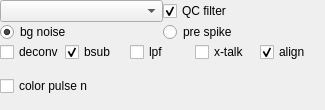
<?xml version="1.0" encoding="UTF-8"?>
<ui version="4.0">
 <class>Form</class>
 <widget class="QWidget" name="Form">
  <property name="geometry">
   <rect>
    <x>0</x>
    <y>0</y>
    <width>325</width>
    <height>110</height>
   </rect>
  </property>
  <property name="windowTitle">
   <string>Form</string>
  </property>
  <layout class="QVBoxLayout" name="verticalLayout">
   <property name="spacing">
    <number>0</number>
   </property>
   <property name="margin">
    <number>0</number>
   </property>
   <item>
    <layout class="QHBoxLayout" name="horizontalLayout">
     <item>
      <widget class="QComboBox" name="field_combo"/>
     </item>
     <item>
      <widget class="QCheckBox" name="qc_check">
       <property name="text">
        <string>QC filter</string>
       </property>
       <property name="checked">
        <bool>true</bool>
       </property>
      </widget>
     </item>
    </layout>
   </item>
   <item>
    <layout class="QHBoxLayout" name="horizontalLayout_4">
     <item>
      <widget class="QRadioButton" name="bg_radio">
       <property name="text">
        <string>bg noise</string>
       </property>
       <property name="checked">
        <bool>true</bool>
       </property>
      </widget>
     </item>
     <item>
      <widget class="QRadioButton" name="pre_radio">
       <property name="text">
        <string>pre spike</string>
       </property>
      </widget>
     </item>
    </layout>
   </item>
   <item>
    <layout class="QHBoxLayout" name="horizontalLayout_2">
     <item>
      <widget class="QCheckBox" name="deconv_check">
       <property name="text">
        <string>deconv</string>
       </property>
      </widget>
     </item>
     <item>
      <widget class="QCheckBox" name="bsub_check">
       <property name="text">
        <string>bsub</string>
       </property>
       <property name="checked">
        <bool>true</bool>
       </property>
      </widget>
     </item>
     <item>
      <widget class="QCheckBox" name="lpf_check">
       <property name="text">
        <string>lpf</string>
       </property>
      </widget>
     </item>
     <item>
      <widget class="QCheckBox" name="ar_check">
       <property name="text">
        <string>x-talk</string>
       </property>
      </widget>
     </item>
     <item>
      <widget class="QCheckBox" name="align_check">
       <property name="text">
        <string>align</string>
       </property>
       <property name="checked">
        <bool>true</bool>
       </property>
      </widget>
     </item>
    </layout>
   </item>
   <item>
    <layout class="QHBoxLayout" name="horizontalLayout_3">
     <item>
      <widget class="QCheckBox" name="color_by_pulse_check">
       <property name="text">
        <string>color pulse n</string>
       </property>
      </widget>
     </item>
     <item>
      <widget class="QWidget" name="pulse_ctrl" native="true"/>
     </item>
    </layout>
   </item>
  </layout>
 </widget>
 <resources/>
 <connections/>
</ui>
